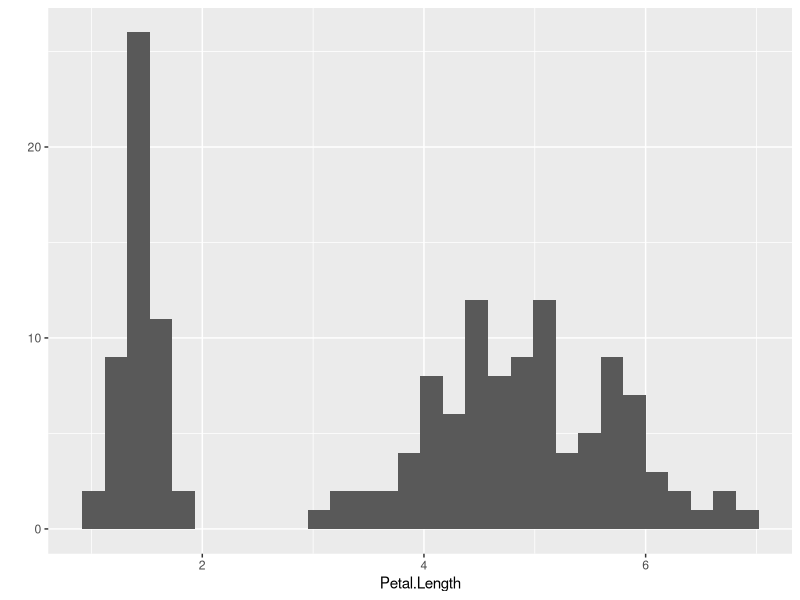
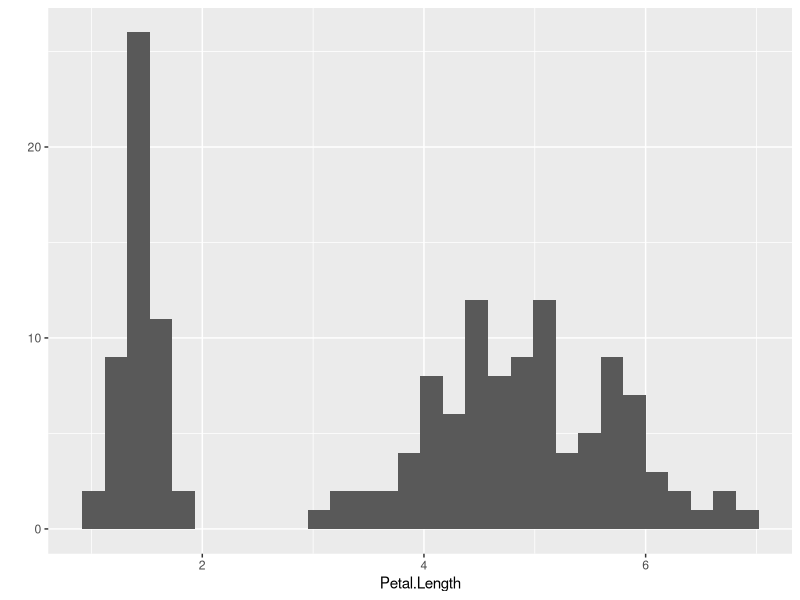
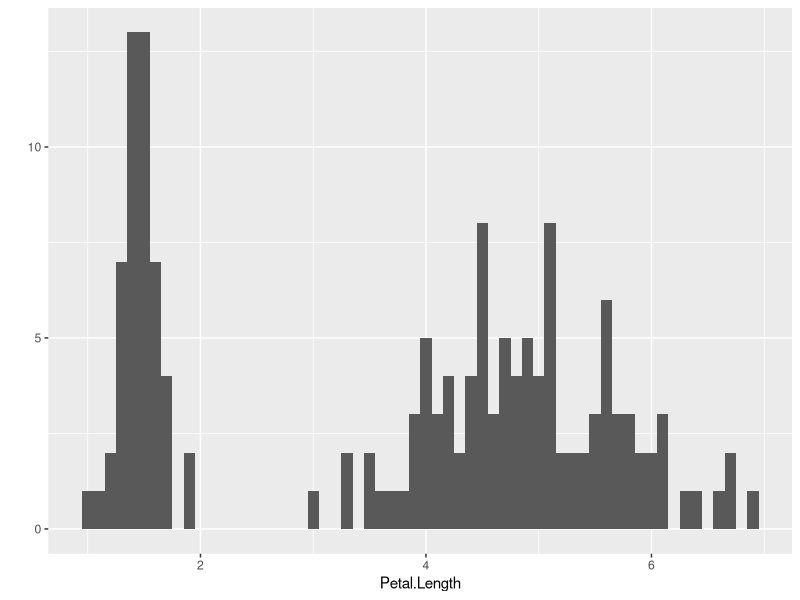
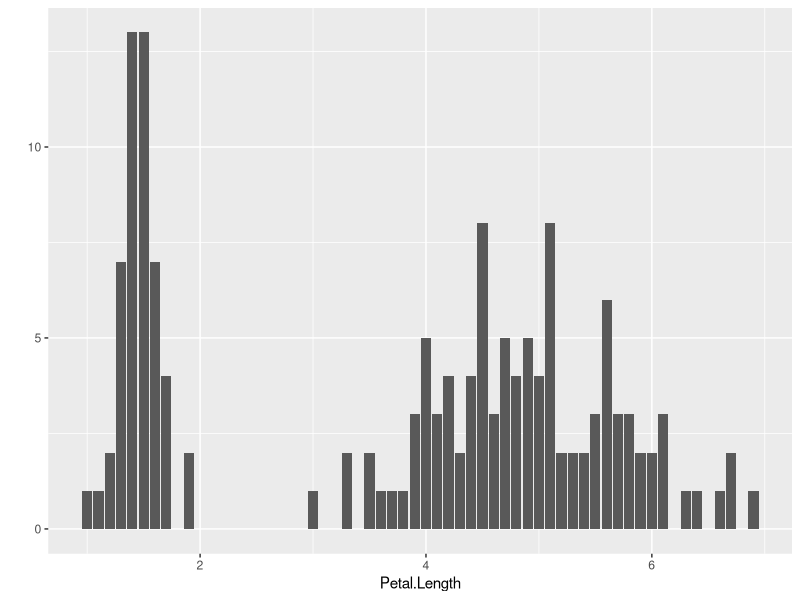
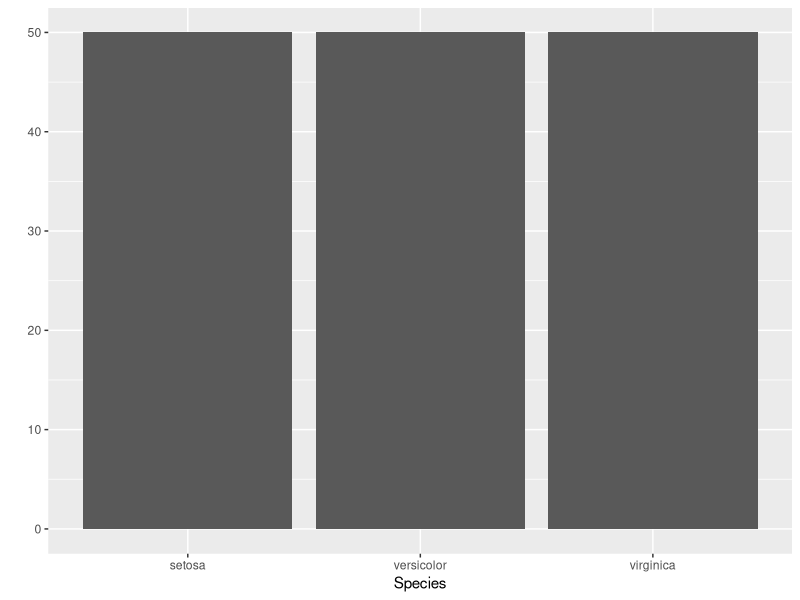
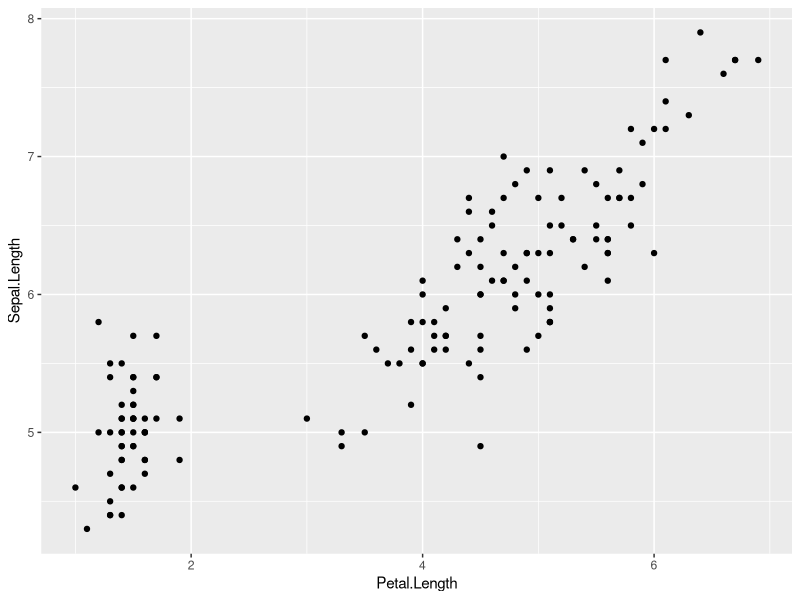
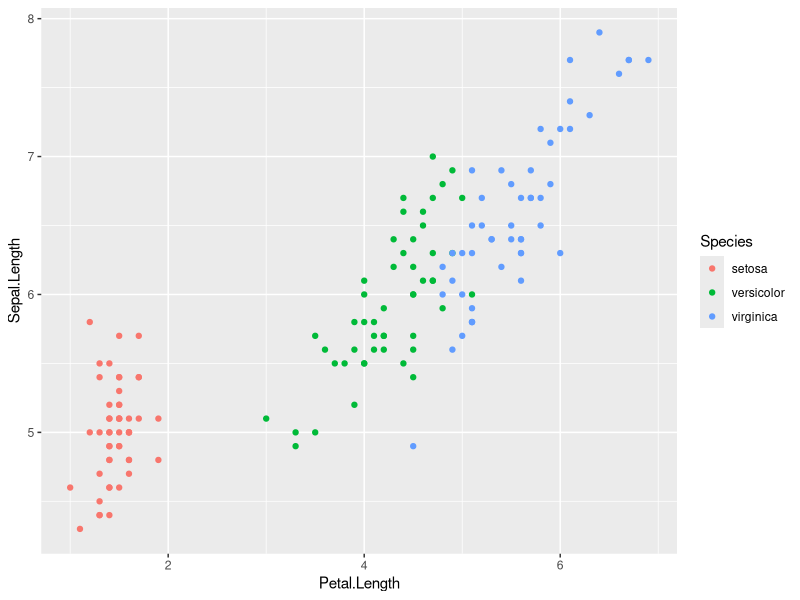
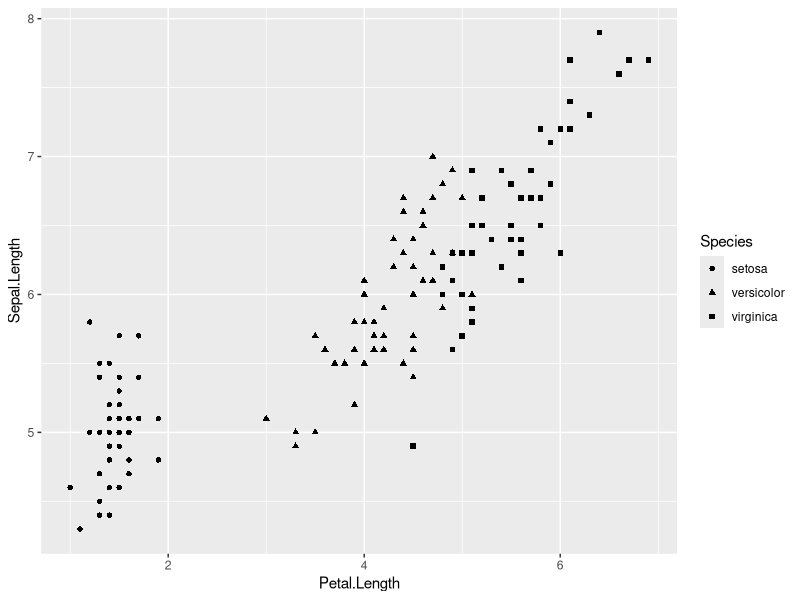

Here is the R script that generated these plots, in order:

# Gráficos com qplot ----------------------------------------------------------------------------------------------------------------------
# Autoria do script: Jeanne Franco ---------------------------------------------------------------------------------------------------------
# Data: 22/04/2022 -------------------------------------------------------------------------------------------------------------------------

# Pacotes ----------------------------------------------------------------------------------------------------------------------------------

library(tidyverse)

# Fórmula ----------------------------------------------------------------------------------------------------------------------------------

### Função qplot()
### Banco de dados, variáveis x e y
### Geometria: tipo de gráfico

# Carregar dados ---------------------------------------------------------------------------------------------------------------------------

iris

# Gráficos ---------------------------------------------------------------------------------------------------------------------------------

### Uma dimensão

qplot(x = Petal.Length, data = iris) # Padrão gera geometria de histograma.
qplot(x = Petal.Length, data = iris, geom = "histogram") # Produz mesmo gráfico.
qplot(x = Petal.Length, data = iris, binwidth = 0.1) # Considera as observações como 0.1, espaço entre uma observação e outra.
qplot(x = Petal.Length, data = iris, geom = "bar") # Frequência de cada valor, no histograma é uma faixa de valores.
qplot(x = Species, data = iris) # Como o x não é numérico, o padrão gera um gráfico de barras.

### Duas dimensões

qplot(x = Petal.Length, y = Sepal.Length, data = iris) # Padrão gera geometria de pontos.
qplot(x = Petal.Length, y = Sepal.Length, data = iris, color = Species)
qplot(x = Petal.Length, y = Sepal.Length, data = iris, shape = Species)
qplot(x = Petal.Length, y = Sepal.Length, data = iris, color = Species, shape = Species)
